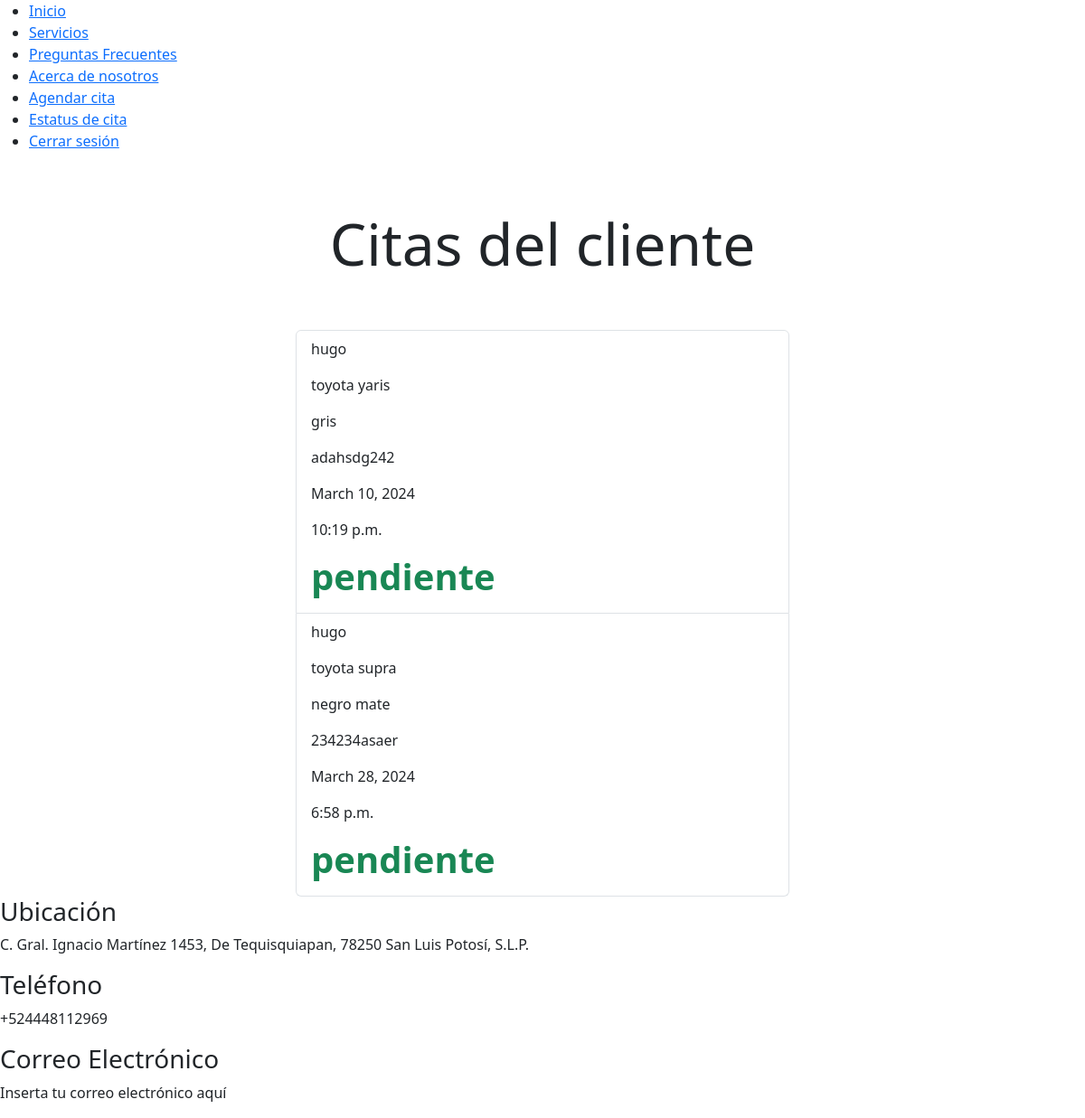
The app's page /lista_citas/ (signed in), older data.
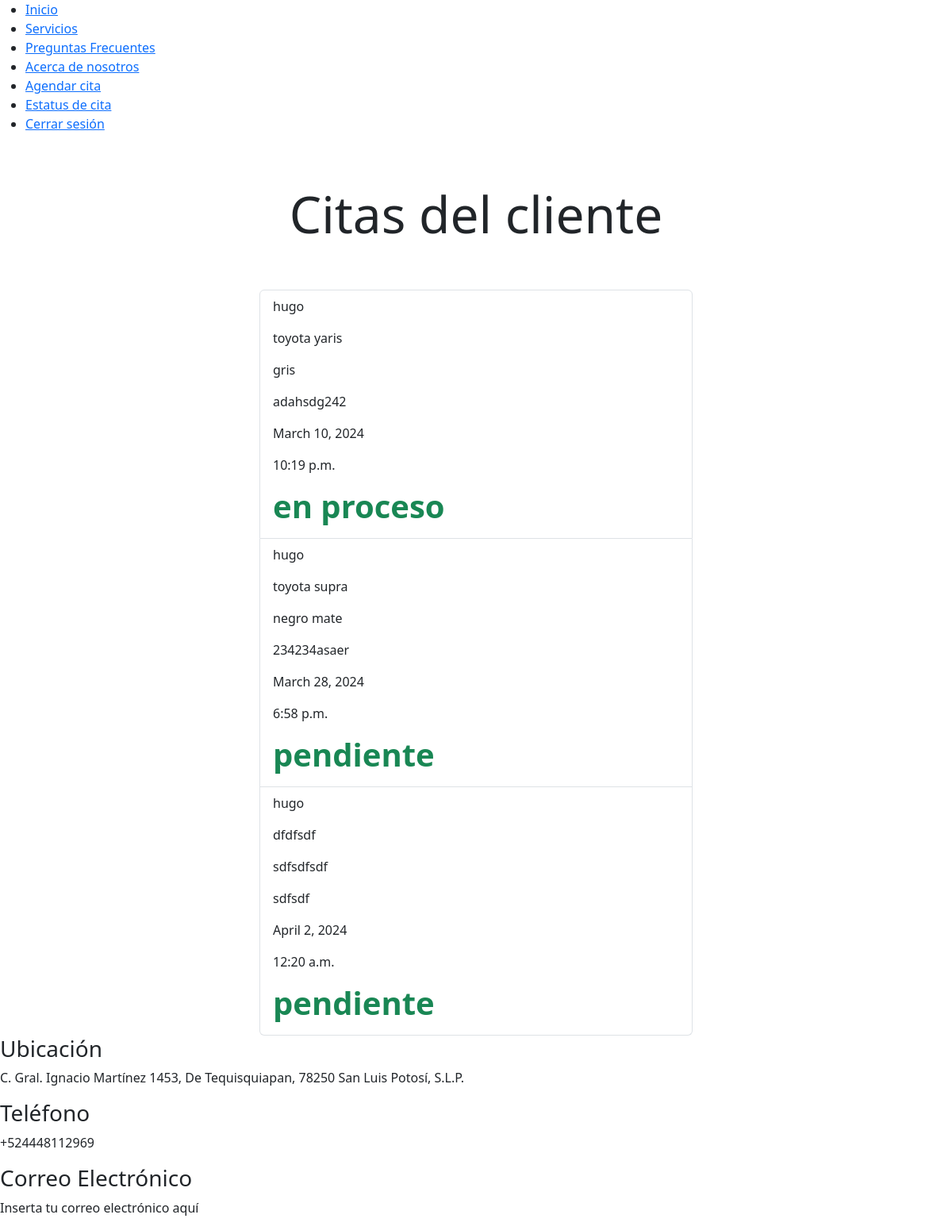
The same page, newer data.
### autenticacion/models.py (models this page shows, shortened)
class Cita(models.Model):
    usuario = models.ForeignKey(User, on_delete=models.CASCADE)
    modelo_carro = models.CharField(max_length=100)
    color = models.CharField(max_length=100)
    placas = models.CharField(max_length=20)
    fecha = models.DateField()
    hora = models.TimeField()
    estado = models.CharField(max_length=50, default='pendiente')
    retroalimentacion = models.TextField(null=True, blank=True)
    servicios = models.ManyToManyField(Servicio, through='DetalleCita')

class User(AbstractUser):
    tel = models.CharField(max_length= 20) #Agregar el campo telefono a la tabla de usuario

### autenticacion/views.py (the view)
# urls.py: path('lista_citas/', v_auth.lista_citas_cliente, name='lista_citas_cliente'),
@login_required
def lista_citas_cliente(request):
    citas_cliente = Cita.objects.filter(usuario = request.user)
    titulo = "Citas del cliente"
    return render(request, "lista_citas_cliente.html",{
        'titulo': titulo,
        'citas' : citas_cliente,
    })

### main/templates/lista_citas_cliente.html (shortened to what this page needs)
{% extends 'layouts/base.html' %}
    {% block content %}
    <main class="container">
        <div class="row">
            <div class="col-md-6 offset-md-3">
                <h1 class="text-center display-3 py-5">{% block title %}{{ titulo }}{% endblock %}</h1>
                <ul class="list-group">
                    {% for cita in citas %}
                    <a class="list-group-item" href="">
                        <header class="d-flex justify-content-between">
                            <p>{{cita.usuario}}</p>
                        </header>
                            <p>{{cita.modelo_carro}}</p>
                            <p>{{cita.color}}</p>
                            <p>{{cita.placas}}</p>
                            <p>{{cita.fecha}}</p>
                            <p>{{cita.hora}}</p>
                            <h1 class="fw-bold text-success">{{cita.estado}}</h1>
                    </a>
                    {% endfor %}
                </ul>
            </div>
        </div>
    </main>
    {% endblock %}

Row changes from the older to the newer data that the page shows:
changed Cita "toyota yaris": estado "pendiente" → "en proceso"
added Cita: usuario "hugo", modelo_carro "dfdfsdf", color "sdfsdfsdf", placas "sdfsdf", fecha "April 2, 2024", hora "12:20 a.m.", estado "pendiente"
